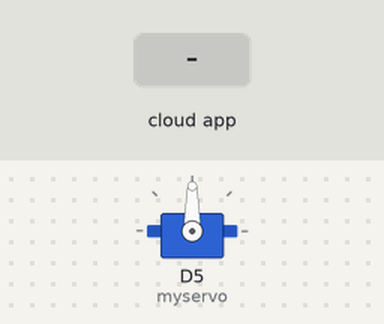
A sketch run on a simulated ESP8266 (NodeMCU). On the bench: servo. The test bench sets the inputs (shaded band). WiFi joins after 1.5 s; servers stay silent unless stated; the Firebase database answers and starts empty; what the sketch prints to the serial monitor is not drawn.

Above: at 2.7 s.
2.8 s: the phone or cloud app sets state to 1
At 3.6 s:
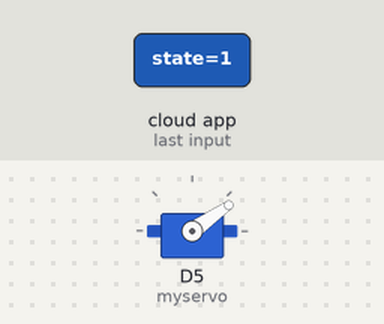
5.3 s: the phone or cloud app sets state to 0
At 6.7 s:
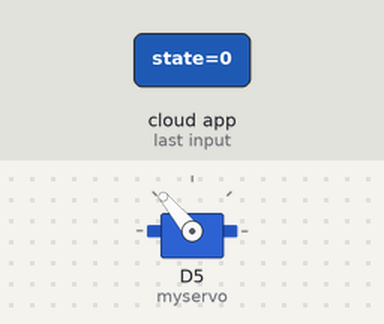
Timing chart, 0 to 8.5 s (numbered marks = the images above; inputs shaded):
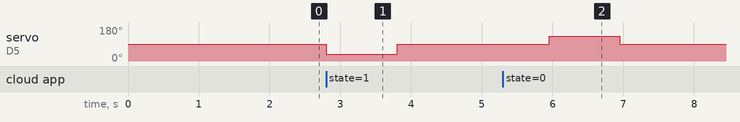

The sketch:

code.ino
```cpp
#include "FirebaseESP8266.h" // 파이어베이스 라이브러리
#include <Servo.h>
#include <ESP8266WiFi.h>

#define FIREBASE_HOST ""
#define FIREBASE_AUTH "" // 데이터베이스 비밀번호

FirebaseData firebaseData;
//FirebaseJson json;

const char* ssid = "iptime"; // should be changed
const char* pass = "rjsemfwlak"; // should be changed

Servo myservo;

void setup(void){
  Serial.begin(115200);
  Serial.println(".");

  WiFi.begin(ssid, pass);
  while (WiFi.status() != WL_CONNECTED) {
    delay(500);
    Serial.print(".");
  }

  Serial.println("");
  Serial.print("Connected to ");
  Serial.println(ssid);
  Serial.print("IP address: ");
  Serial.println(WiFi.localIP());

  Firebase.begin(FIREBASE_HOST, FIREBASE_AUTH);
  Firebase.reconnectWiFi(true);

  myservo.attach(D5);   // Servo attached to D5 pin
  //myservo.write(0);
}
int flag = 0; //0:off, 1:on

void loop(void){
  if (Firebase.getString(firebaseData, "Switch/a/state"))  {
    String value = firebaseData.stringData(); // 값을 문자열로 받아와서 value에
    if (value == "0"){
      if(flag == 1){ // on에서 off로 바뀐거면
        myservo.attach(D5);
        myservo.write(130);
        delay(1000);
        myservo.write(90);
        //Firebase.setStringAsync(firebaseData, "Switch/a/state", "0");
        flag = 0;
        delay(1000);
        myservo.detach();
      }
      // 계속 off인 상태면 무시
    }
    else if (value == "1"){
      if(flag == 0){
        myservo.attach(D5);
        myservo.write(35);
        delay(1000);
        myservo.write(90);
        //Firebase.setString("Switch/a/state", "1");
        flag = 1;
        delay(1000);
        myservo.detach();
      }
    }
  }
  else{
    Serial.println(firebaseData.errorReason()); // 에러 메시지 출력
  }
  delay(1000); // 1초마다 반복
}
```

Measured:
- after the input at 2.8 s, servo on D5 (myservo): 90° → 35° at once, → 90° 1.0 s later
- after the input at 5.3 s, servo on D5 (myservo): 90° → 130° after 0.65 s, → 90° 1.0 s later
